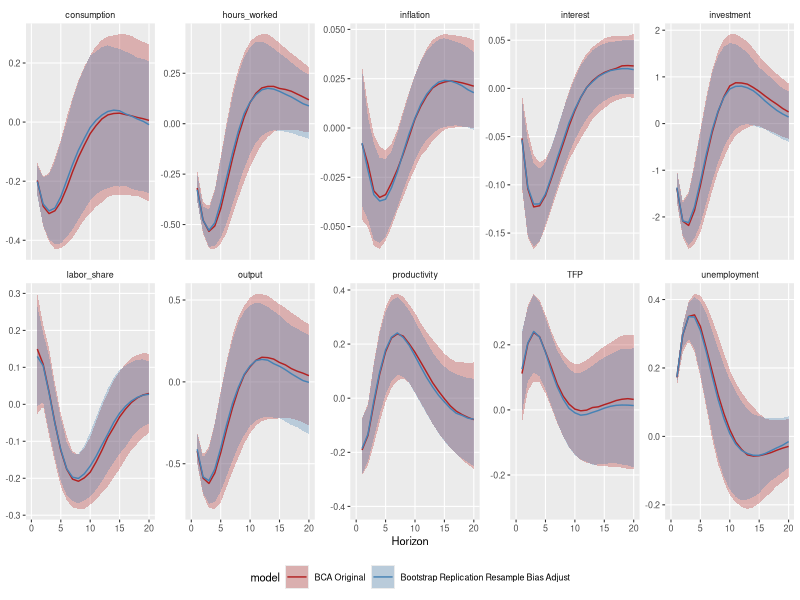

Write R code to recreate this figure.
## ---- chunk 1
require(here)
require(data.table)
require(dplyr)
require(ggplot2)
## ---- chunk 2
comb_df <- fread(here("./data/replicated_bca_classical_VAR_IRF_boot.csv")) |>
    mutate(model = ifelse(model == "classical_fd", "BCA Original", model))
## ---- chunk 3
comb_df |>
    filter(model %in% c("Bootstrap Replication Resample Bias Adjust", "BCA Original")) |>
    ggplot(aes(
        x = h,
        color = model,
        fill = model
    )) +
    geom_ribbon(aes(ymin = lower, ymax = upper), color = NA, alpha = 0.3) +
    geom_line(aes(y = median)) +
    facet_wrap(vars(variable), nrow = 2, scales = "free_y") +
    scale_color_manual(values = c("firebrick", "steelblue")) +
    scale_fill_manual(values = c("firebrick", "steelblue")) +
    scale_x_continuous(limits = c(0, 20)) +
    labs(x = "Horizon", y = NULL) +
    theme_gray(base_size = 8) +
    theme(legend.position = "bottom", strip.background = element_blank(), panel.grid.minor = element_blank())
